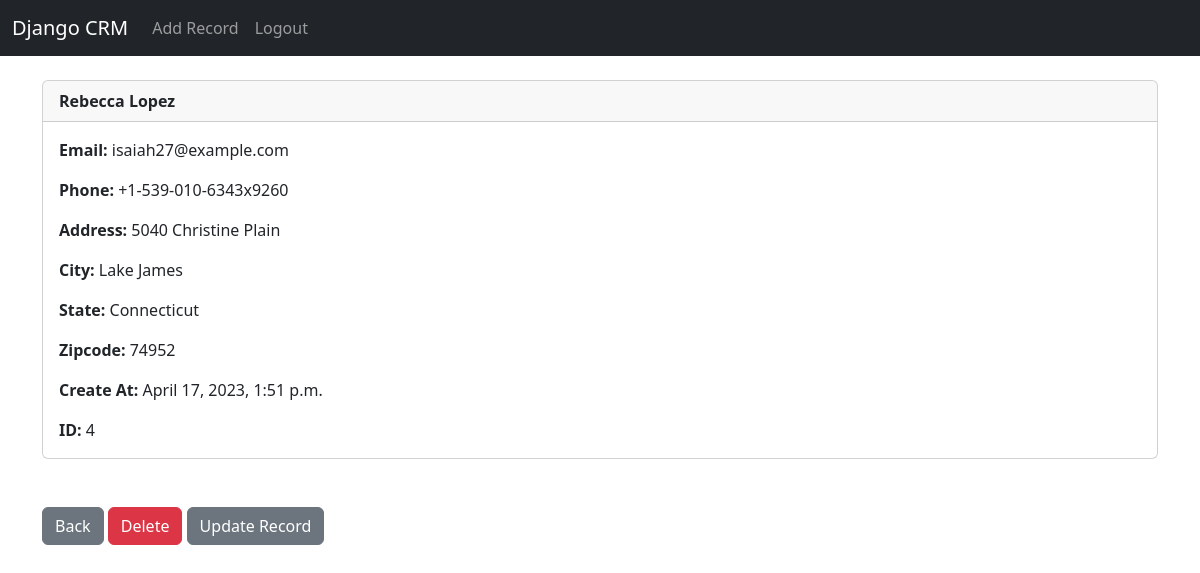
The app's page /record/4 (signed in) with its own data.
### website/models.py (models this page shows, shortened)
class Record(models.Model):
	created_at = models.DateTimeField(auto_now_add=True)
	first_name = models.CharField(max_length=50)
	last_name =  models.CharField(max_length=50)
	email =  models.CharField(max_length=100)
	phone = models.CharField(max_length=15)
	address =  models.CharField(max_length=100)
	city =  models.CharField(max_length=50)
	state =  models.CharField(max_length=50)
	zipcode =  models.CharField(max_length=20)

### website/views.py (the view)
# urls.py: path('record/<int:pk>', views.customer_record, name='record'),
def customer_record(request, pk):
	if request.user.is_authenticated:
		customer_record = Record.objects.get(id=pk)
		return render(request, 'record.html', {'customer_record':customer_record})
	else:
		messages.success(request, "You Must Be Logged In To View That Page...")
		return redirect('home')

### website/templates/record.html
{% extends 'base.html' %}
{% block content %}
<div class="card">
  <div class="card-header"><strong>
    	{{ customer_record.first_name }}
		{{ customer_record.last_name }}</strong>
  </div>
  <div class="card-body">
<p class="card-text">
<strong>Email: </strong>{{ customer_record.email }}</p>
<p class="card-text">
<strong>Phone: </strong>{{ customer_record.phone }}
</p>
<p class="card-text">
<strong>Address: </strong>{{ customer_record.address }}</p>
<p class="card-text">
<strong>City: </strong>{{ customer_record.city }}</p>
<p class="card-text">
<strong>State: </strong>{{ customer_record.state }}</p>
<p class="card-text">
<strong>Zipcode: </strong>{{ customer_record.zipcode }}</p>
<p class="card-text">
<strong>Create At: </strong>{{ customer_record.created_at }}</p>
<p class="card-text">
<strong>ID: </strong>{{ customer_record.id }}</p>
  </div>
</div>
<br/><br/>
<a href="{% url 'home' %}" class="btn btn-secondary">Back</a>
<a href="{% url 'delete_record' customer_record.id %}" class="btn btn-danger">Delete</a>
<a href="{% url 'update_record' customer_record.id %}" class="btn btn-secondary">Update Record</a>
{% endblock %}

### records on screen
Record: first_name "Rebecca", last_name "Lopez", email "isaiah27@example.com", phone "+1-539-010-6343x9260", address "5040 Christine Plain", city "Lake James", state "Connecticut", zipcode "74952", created_at "April 17, 2023, 1:51 p.m.", id "4"
